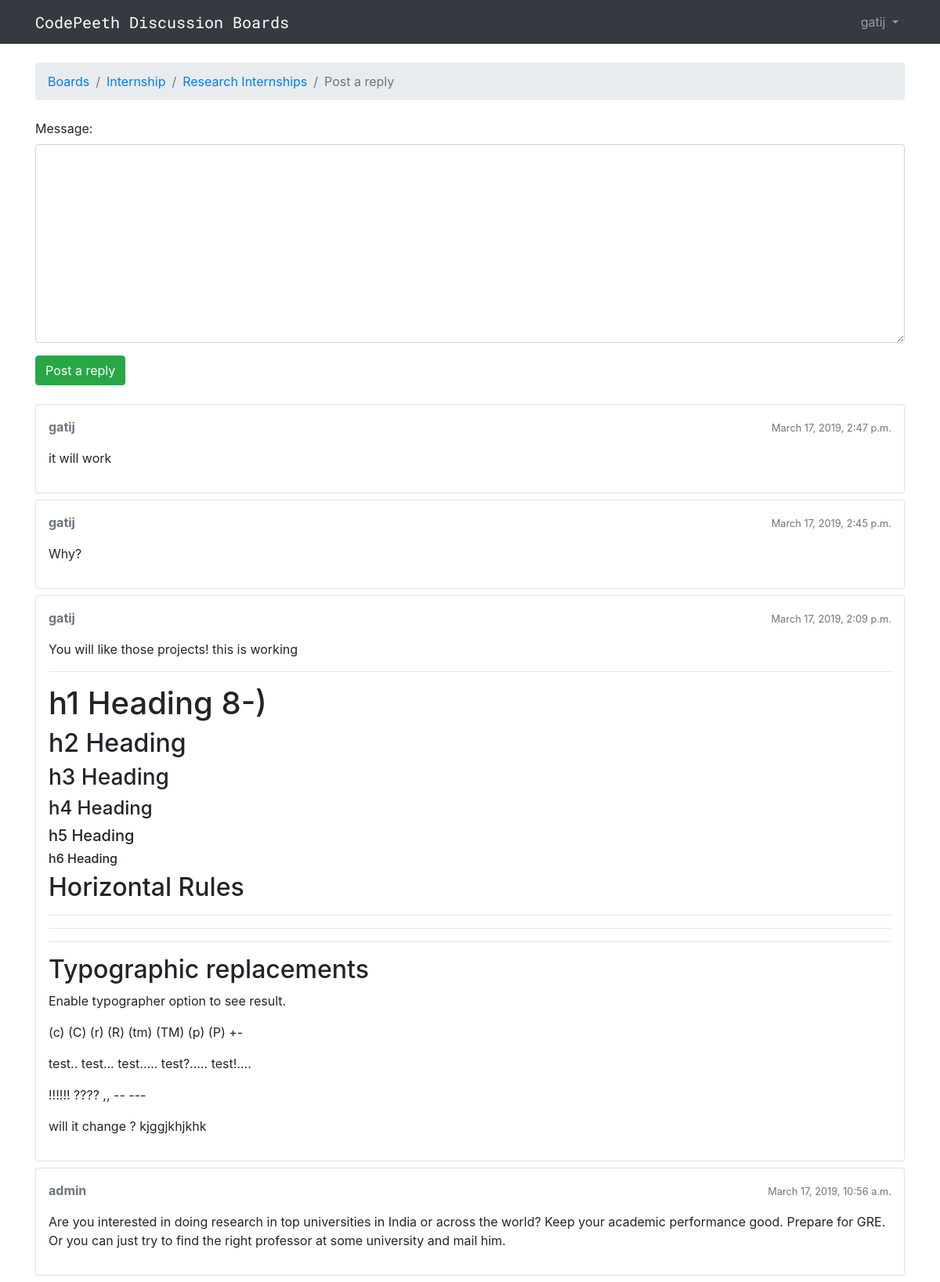
The page /boards/1/topics/8/reply/ (signed in) on the database its author committed.
### boards/models.py (models this page shows, shortened)
class Topic(models.Model):
    subject = models.CharField(max_length=255)
    last_updated = models.DateTimeField(auto_now_add=True)
    board = models.ForeignKey(Board, on_delete = models.CASCADE,
            related_name='topics')
    starter = models.ForeignKey(User, on_delete = models.SET(get_sentinel_user),
            related_name='topics')
    views = models.PositiveIntegerField(default=0)
    def get_last_ten_posts(self):
        return self.posts.order_by('-created_at')[:10]

class Board(models.Model):
    name = models.CharField(max_length=30, unique=True)
    description = models.CharField(max_length=100)

class Post(models.Model):
    message = models.TextField(max_length=4000)
    topic = models.ForeignKey(Topic, on_delete = models.CASCADE,
    	  related_name='posts')
    created_at = models.DateTimeField(auto_now_add=True)
    updated_at = models.DateTimeField(null=True)
    created_by = models.ForeignKey(User, on_delete = models.SET(get_sentinel_user),
               related_name='posts')
    updated_by = models.ForeignKey(User, on_delete = models.SET(get_sentinel_user),
               null=True, related_name='+')
    def get_message_as_markdown(self):
        return mark_safe(markdown(self.message, safe_mode='escape'))

### boards/views.py (the view)
# urls.py: path('<int:pk>/topics/<int:topic_pk>/reply/', views.reply_topic, name='reply_topic'),
@login_required
def reply_topic(request, pk, topic_pk):
    topic = get_object_or_404(Topic, board__pk=pk, pk=topic_pk)
    if request.method == 'POST':
        form = PostForm(request.POST)
        if form.is_valid():
            post = form.save(commit=False)
            post.topic = topic
            post.created_by = request.user
            post.save()
            topic.last_updated=timezone.now()
            topic.save()
            topic_url = reverse('topic_posts', kwargs={'pk': pk, 'topic_pk': topic_pk})
            topic_post_url = '{url}?page={page}#{id}'.format(
                url=topic_url,
                id=post.pk,
                page=topic.get_page_count()
            )
            return redirect(topic_post_url)
    else:
        form = PostForm()
    return render(request, 'reply_topic.html', {'topic': topic, 'form': form})

### boards/forms.py
class PostForm(forms.ModelForm):
    class Meta:
        model = Post
        fields = ['message', ]

### templates/reply_topic.html (shortened to what this page needs)
{% extends 'base.html' %}
{% load static %}
{% block stylesheet %}
  <link rel="stylesheet" href="https://cdn.jsdelivr.net/simplemde/latest/simplemde.min.css">
{% endblock %}
{% block breadcrumb %}
  <li class="breadcrumb-item"><a href="{% url 'boards_home' %}">Boards</a></li>
  <li class="breadcrumb-item"><a href="{% url 'board_topics' topic.board.pk %}">{{ topic.board.name }}</a></li>
  <li class="breadcrumb-item"><a href="{% url 'topic_posts' topic.board.pk topic.pk %}">{{ topic.subject }}</a></li>
  <li class="breadcrumb-item active">Post a reply</li>
{% endblock %}
{% block content %}
  <form method="post" class="mb-4" novalidate>
    {% include 'includes/form.html' %}
    <button type="submit" class="btn btn-success">Post a reply </button>
  </form>
  {% for post in topic.get_last_ten_posts %}
    <div class="card mb-2">
      <div class="card-body p-3">
        <div class="row mb-3">
          <div class="col-6">
            <strong class="text-muted">{{ post.created_by.username }}</strong>
          </div>
          <div class="col-6 text-right">
            <small class="text-muted">{{ post.created_at }}</small>
          </div>
        </div>
         {{ post.get_message_as_markdown }}
      </div>
    </div>
  {% endfor %}
{% endblock %}

### templates/base.html (shortened to what this page needs)
{% load static %}
<!DOCTYPE html>
<html>
  <head>
    <link rel="stylesheet" href="https://maxcdn.bootstrapcdn.com/bootstrap/4.0.0/css/bootstrap.min.css">
    <link rel="stylesheet" href="{% static 'css/app.css' %}">
    {% block stylesheet %}{% endblock %}
  </head>
  <body>
    {% block body %}
    <nav class="navbar navbar-expand-sm navbar-dark bg-dark">
  <div class="container">
    <a class="navbar-brand" href="{% url 'boards_home' %}">CodePeeth Discussion Boards</a>
    <div class="collapse navbar-collapse" id="mainMenu">
      {% if user.is_authenticated %}
        <ul class="navbar-nav ml-auto">
          <li class="nav-item dropdown">
            <a class="nav-link dropdown-toggle" href="#" id="userMenu" data-toggle="dropdown" aria-haspopup="true" aria-expanded="false">
              {{ user.username }}
            </a>
          </li>
        </ul>
      {% else %}
        <form class="form-inline ml-auto">
          <a href="{% url 'login' %}" class="btn btn-outline-secondary">Log in</a>
          <a href="{% url 'signup' %}" class="btn btn-primary ml-2">Sign up</a>
        </form>
      {% endif %}
    </div>
  </div>
</nav>
    <div class="container">
      <ol class="breadcrumb my-4">
        {% block breadcrumb %}
        {% endblock %}
      </ol>
      {% block content %}
      {% endblock %}
    </div>
    {% endblock body %}
  </body>
</html>

### static/css/app.css (style rules this page uses)
.navbar-brand { font-family: 'Roboto Mono', monospace; }

### rows shown on the page
Topic: board.name "Internship", subject "Research Internships"
Post: created_by.username "gatij", created_at "March 17, 2019, 2:47 p.m.", get_message_as_markdown "it will work"
Post: created_by.username "gatij", created_at "March 17, 2019, 2:45 p.m.", get_message_as_markdown "Why?"
Post: created_by.username "gatij", created_at "March 17, 2019, 2:09 p.m.", get_message_as_markdown "You will like those projects! this is working h1 Heading 8-) h2 Heading h3 Heading h4 Heading h5 Heading h6 Heading Horizontal Rules Typographic replacements Enable typographer option to see result. (c) (C) (r) (R) (tm) (TM) (p) (P) +- test.. test... test..... test?..... test!.... !!!!!! ???? ,, -- --- will it change ? kjggjkhjkhk"
Post: created_by.username "admin", created_at "March 17, 2019, 10:56 a.m.", get_message_as_markdown "Are you interested in doing research in top universities in India or across the world? Keep your academic performance good. Prepare for GRE. Or you can just try to find the right professor at some university and mail him."

### other values the page prints
{{ user.username }} "gatij"
{{ field.label_tag }} "Message:"
